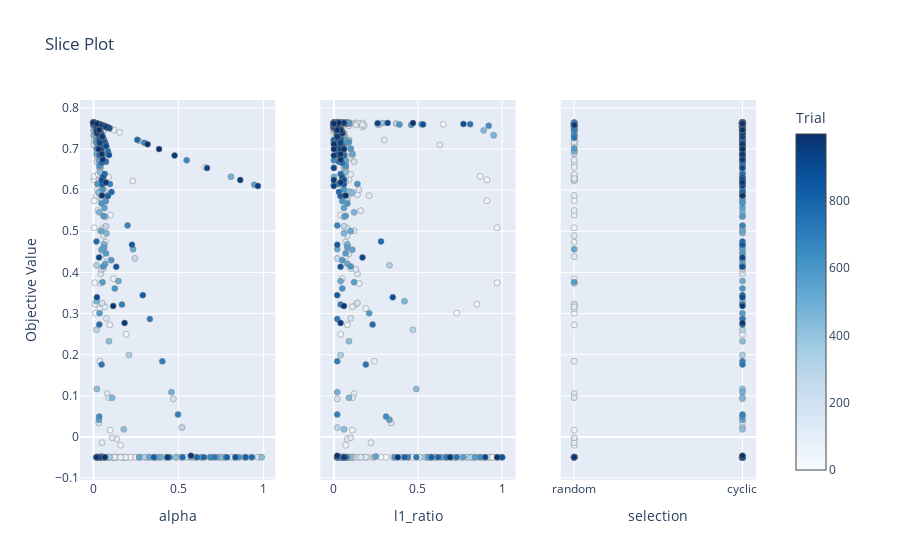

Notebook code cell kept with this figure:
### Code cell
optuna.visualization.plot_slice(study_en)

### Figure 1 — Plotly figure (JSON) as saved in the notebook; plotly's stock layout.template omitted (floating-point values rounded to 4 significant figures; data arrays with more than 128 entries replaced by an {"elided": "..."} marker saying what was removed)
{"data": [{"marker": {"color": {"elided": "1000 int values"}, "colorbar": {"title": {"text": "Trial"}, "x": 1, "xpad": 40}, "colorscale": [[0, "rgb(247,251,255)"], [0.125, "rgb(222,235,247)"], [0.25, "rgb(198,219,239)"], [0.375, "rgb(158,202,225)"], [0.5, "rgb(107,174,214)"], [0.625, "rgb(66,146,198)"], [0.75, "rgb(33,113,181)"], [0.875, "rgb(8,81,156)"], [1, "rgb(8,48,107)"]], "line": {"color": "Grey", "width": 0.5}, "showscale": true}, "mode": "markers", "showlegend": false, "type": "scatter", "x": {"elided": "1000 float values"}, "xaxis": "x", "y": {"elided": "1000 float values"}, "yaxis": "y"}, {"marker": {"color": {"elided": "1000 int values"}, "colorbar": {"title": {"text": "Trial"}, "x": 1, "xpad": 40}, "colorscale": [[0, "rgb(247,251,255)"], [0.125, "rgb(222,235,247)"], [0.25, "rgb(198,219,239)"], [0.375, "rgb(158,202,225)"], [0.5, "rgb(107,174,214)"], [0.625, "rgb(66,146,198)"], [0.75, "rgb(33,113,181)"], [0.875, "rgb(8,81,156)"], [1, "rgb(8,48,107)"]], "line": {"color": "Grey", "width": 0.5}, "showscale": false}, "mode": "markers", "showlegend": false, "type": "scatter", "x": {"elided": "1000 float values"}, "xaxis": "x2", "y": {"elided": "1000 float values"}, "yaxis": "y2"}, {"marker": {"color": {"elided": "1000 int values"}, "colorbar": {"title": {"text": "Trial"}, "x": 1, "xpad": 40}, "colorscale": [[0, "rgb(247,251,255)"], [0.125, "rgb(222,235,247)"], [0.25, "rgb(198,219,239)"], [0.375, "rgb(158,202,225)"], [0.5, "rgb(107,174,214)"], [0.625, "rgb(66,146,198)"], [0.75, "rgb(33,113,181)"], [0.875, "rgb(8,81,156)"], [1, "rgb(8,48,107)"]], "line": {"color": "Grey", "width": 0.5}, "showscale": false}, "mode": "markers", "showlegend": false, "type": "scatter", "x": {"elided": "1000 str values"}, "xaxis": "x3", "y": {"elided": "1000 float values"}, "yaxis": "y3"}], "layout": {"title": {"text": "Slice Plot"}, "xaxis": {"anchor": "y", "domain": [0, 0.2889], "title": {"text": "alpha"}}, "xaxis2": {"anchor": "y2", "domain": [0.3556, 0.6444], "title": {"text": "l1_ratio"}}, "xaxis3": {"anchor": "y3", "domain": [0.7111, 1], "title": {"text": "selection"}}, "yaxis": {"anchor": "x", "domain": [0, 1], "title": {"text": "Objective Value"}}, "yaxis2": {"anchor": "x2", "domain": [0, 1], "matches": "y", "showticklabels": false}, "yaxis3": {"anchor": "x3", "domain": [0, 1], "matches": "y", "showticklabels": false}}}
